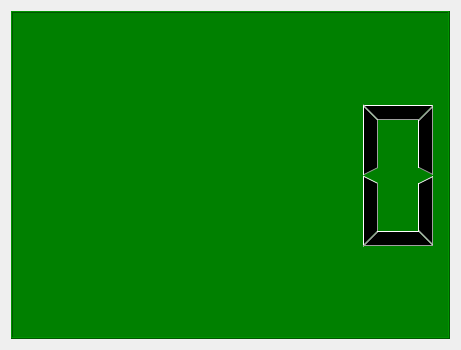
<?xml version="1.0" encoding="UTF-8"?>
<ui version="4.0">
 <class>Dialog</class>
 <widget class="QDialog" name="Dialog">
  <property name="geometry">
   <rect>
    <x>0</x>
    <y>0</y>
    <width>461</width>
    <height>350</height>
   </rect>
  </property>
  <property name="windowTitle">
   <string>Dialog</string>
  </property>
  <layout class="QGridLayout" name="gridLayout">
   <item row="0" column="0">
    <widget class="QLCDNumber" name="lcdNumber">
     <property name="styleSheet">
      <string notr="true">QLCDNumber {
background-color: green;
}</string>
     </property>
    </widget>
   </item>
  </layout>
 </widget>
 <resources/>
 <connections/>
</ui>
